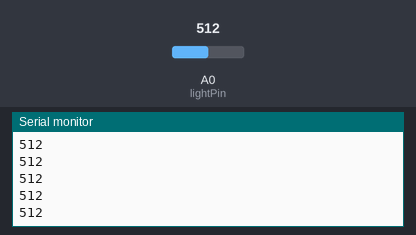
The sketch below on a simulated Arduino Uno, built with avr-gcc and run on an emulated ATmega328P. Shown: the last lines printed to the serial monitor. The inputs (shaded band) are chosen by the test bench; at power-on: A0 (lightPin) = 512.

Above: at 1.2 s.
1.3 s: A0 (lightPin) set to 716
At 1.8 s:
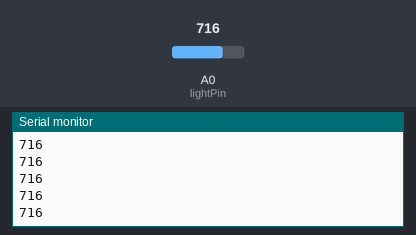
2.8 s: A0 (lightPin) set to 900
At 3.8 s:
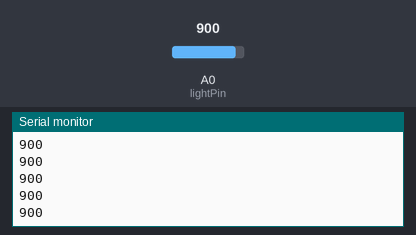
Timing chart, 0 to 5.8 s (numbered marks = the images above; inputs shaded):
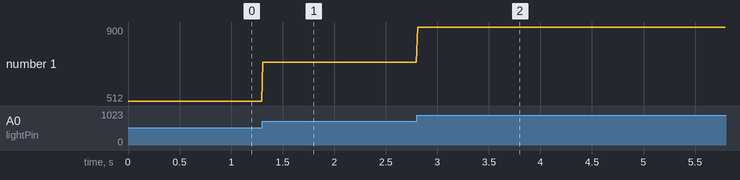

Measured:
- after the input at 1.3 s, the serial monitor: prints a new line at once (image 1)
- after the input at 2.8 s, the serial monitor: prints a new line at once (image 2)
- plotted number 1: 512 → 716 after the input at 1.3 s, 716 → 900 after the input at 2.8 s

The sketch:

Photoresistor.ino
```cpp
int lightPin = 0;

void setup()
{
  Serial.begin(9600);
}

void loop()
{
  Serial.println(analogRead(lightPin));
  delay(10);
}
```
